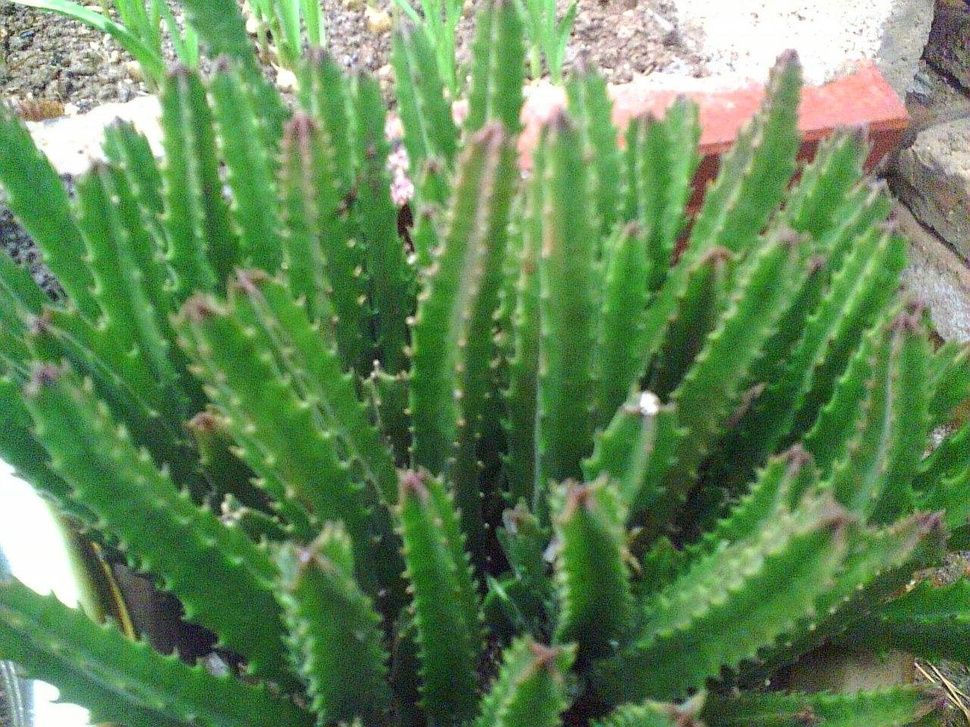
//> input picture opencv/bookstudy/opencv3_codeprj/Chapter5/26_MultiChannelImageBlending/timg.jpg, 970 x 727 px, shrunk from 1280 x 960 before the run, given in place of dota_logo.jpg, which was not available
$ ./26_MultiChannelImageBlending   (built with g++ and OpenCV 4)
//> lines starting //> are read from the running program, lines starting //| are printed output that depends on the picture; pictures that were not available may be replaced by others from this repository, and a replacement may not be noted

//--------------------------------------【程序说明】-------------------------------------------
//		程序说明：《OpenCV3编程入门》OpenCV2版书本配套示例程序26
//		程序描述：分离颜色通道&多通道图像混合
//		开发测试所用IDE版本：Visual Studio 2010
//		开发测试所用OpenCV版本：	3.0 beta
//		2014年11月 Created by @浅墨_毛星云
//		2014年12月 Revised by @浅墨_毛星云
//------------------------------------------------------------------------------------------------

//-----------------------------------【头文件包含部分】---------------------------------------
//	描述：包含程序所依赖的头文件
//------------------------------------------------------------------------------------------------
#include <opencv2/core/core.hpp>
#include <opencv2/highgui/highgui.hpp>
#include <iostream>

//-----------------------------------【命名空间声明部分】---------------------------------------
//	描述：包含程序所使用的命名空间
//-------------------------------------------------------------------------------------------------
using namespace cv;
using namespace std;


//-----------------------------------【全局函数声明部分】--------------------------------------
//	描述：全局函数声明
//-----------------------------------------------------------------------------------------------
bool  MultiChannelBlending();
void ShowHelpText();

//-----------------------------------【main( )函数】------------------------------------------
//	描述：控制台应用程序的入口函数，我们的程序从这里开始
//-----------------------------------------------------------------------------------------------
int main()
{
	system("color 9F");

	ShowHelpText();

	if (MultiChannelBlending())
	{
		cout << endl << "\n运行成功，得出了需要的图像~! ";
	}

	waitKey(0);
	return 0;
}

//-----------------------------------【ShowHelpText( )函数】----------------------------------
//		 描述：输出一些帮助信息
//----------------------------------------------------------------------------------------------
void ShowHelpText()
{
	//输出欢迎信息和OpenCV版本
	printf("\n\n\t\t\t非常感谢购买《OpenCV3编程入门》一书！\n");
	printf("\n\n\t\t\t此为本书OpenCV3版的第26个配套示例程序\n");
	printf("\n\n\t\t\t   当前使用的OpenCV版本为：" CV_VERSION);
	printf("\n\n  ----------------------------------------------------------------------------\n");
}

//-----------------------------【MultiChannelBlending( )函数】--------------------------------
//	描述：多通道混合的实现函数
//-----------------------------------------------------------------------------------------------
bool  MultiChannelBlending() {
	//【0】定义相关变量
	Mat srcImage;
	Mat logoImage;
	vector<Mat> channels;
	Mat imageBlueChannel;

	//=================【蓝色通道部分】=================
	//	描述：多通道混合-蓝色分量部分
	//============================================

	// 【1】读入图片
	logoImage = imread("dota_logo.jpg", 0);
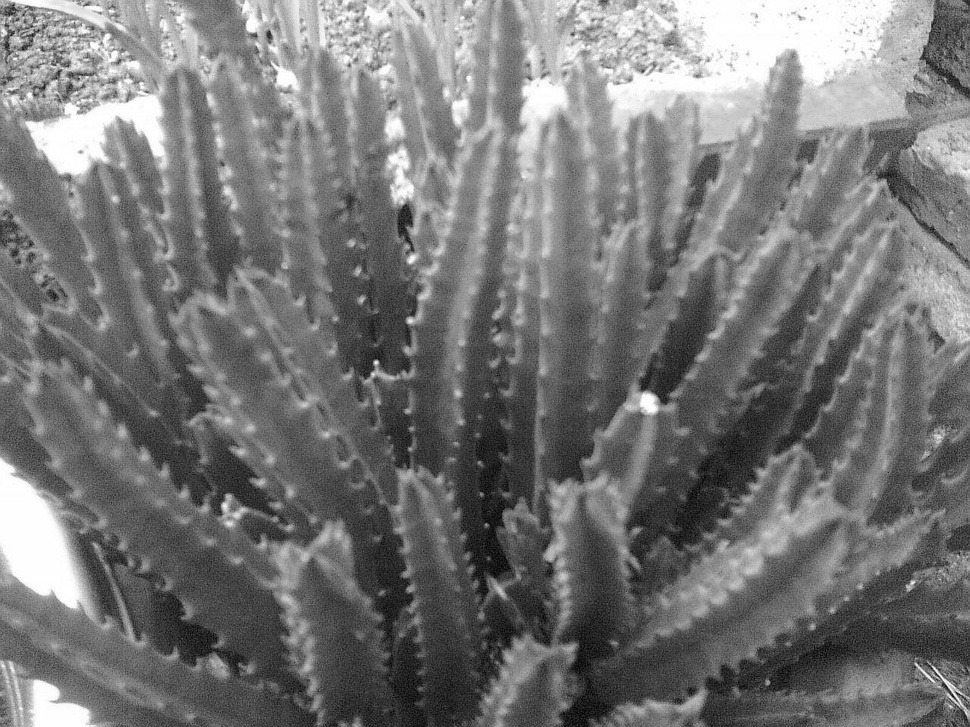
//> logoImage: 727 rows x 970 cols, CV_8UC1; min 0, max 255, mean 118.7
	srcImage = imread("timg.jpg");
//> srcImage is the input picture: 727 rows x 970 cols, CV_8UC3; mean B, G, R 87.4, 134.8, 98.8

	if (!logoImage.data) { printf("Oh，no，读取logoImage错误~！ \n"); return false; }
	if (!srcImage.data) { printf("Oh，no，读取srcImage错误~！ \n"); return false; }

	//【2】把一个3通道图像转换成3个单通道图像
	split(srcImage, channels); //分离色彩通道
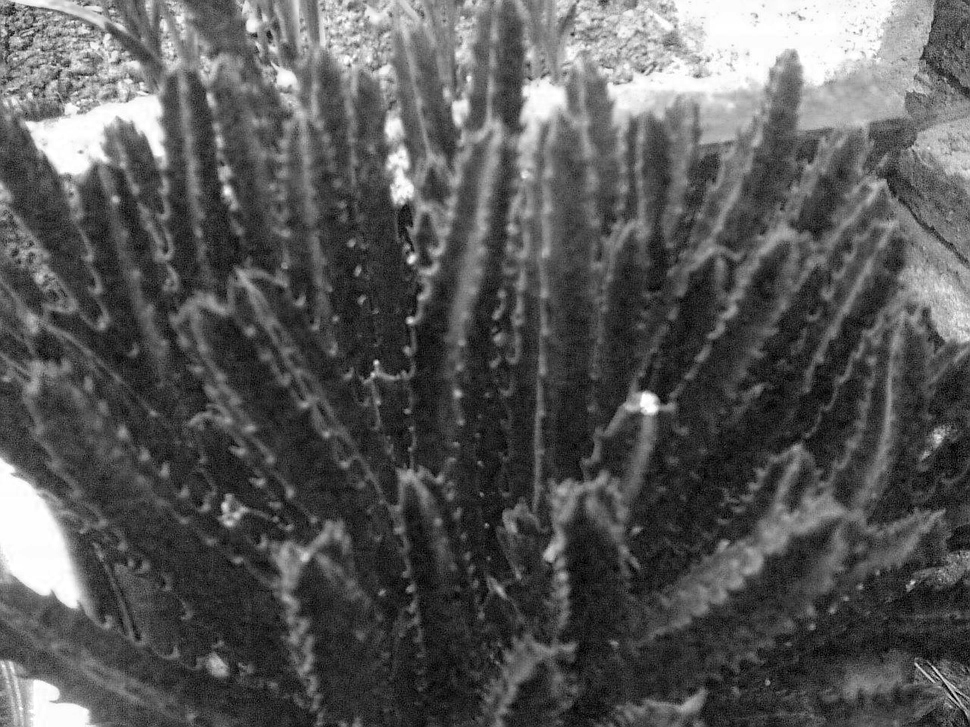
//> channels[0]: 727 rows x 970 cols, CV_8UC1; min 0, max 255, mean 87.4
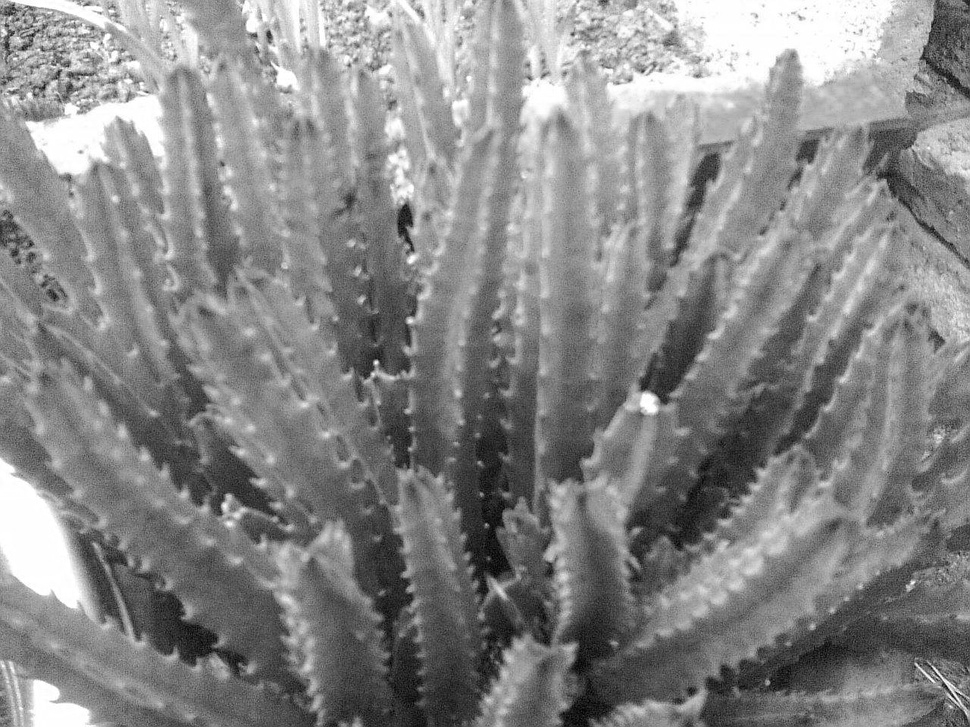
//> channels[1]: 727 rows x 970 cols, CV_8UC1; min 0, max 255, mean 134.8
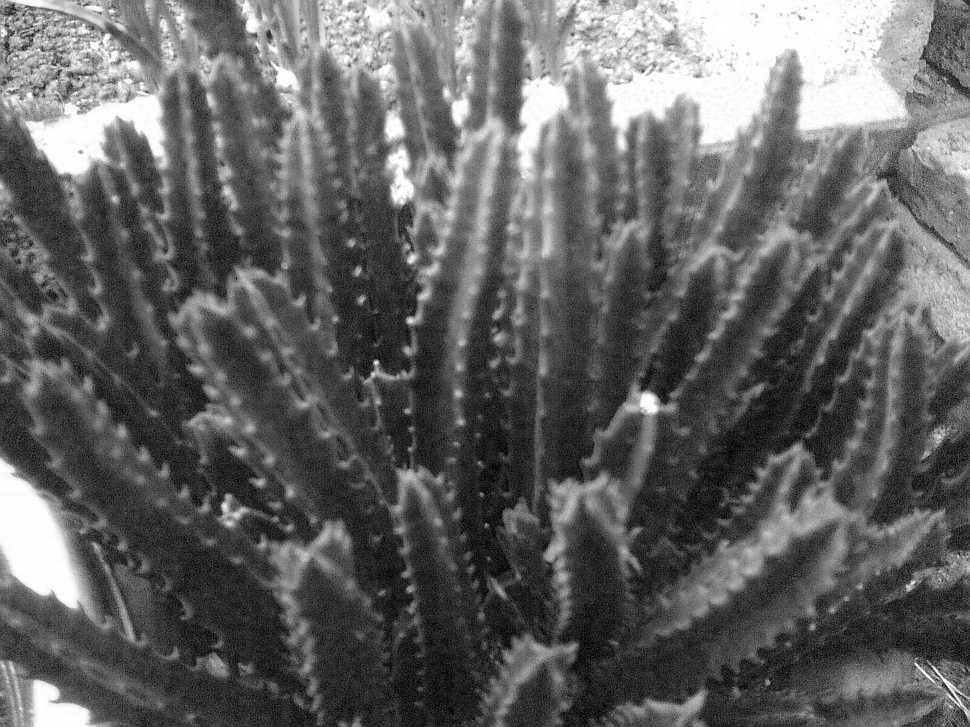
//> channels[2]: 727 rows x 970 cols, CV_8UC1; min 0, max 255, mean 98.8

	//【3】将原图的蓝色通道引用返回给imageBlueChannel，注意是引用，相当于两者等价，修改其中一个另一个跟着变
	imageBlueChannel = channels.at(0);
	//【4】将原图的蓝色通道的（500,250）坐标处右下方的一块区域和logo图进行加权操作，将得到的混合结果存到imageBlueChannel中
//> (the run ends here: the program stops with an error, at `addWeighted(imageBlueChannel(Rect(500, 250, logoImage.cols, logoImage...`)
